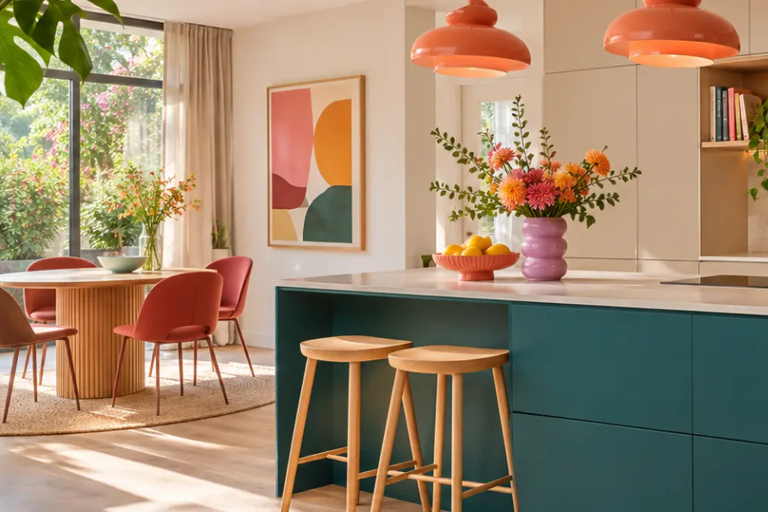
#> input picture module/assets/images/feeling-playful-colorful.webp, 1536 x 1024 px (shown at 1/2 size); its folder holds 3 pictures in this run
$ python build-tile-images.py
#> lines starting #> are read from the running program, lines starting #| are printed output that depends on the picture
"""Erzeugt kleine Kachelvarianten der Stilfinder-Antwortbilder.

Die Antwortkarten zeigen Bilder höchstens ca. 320 px breit (Retina: 640 px).
Die Originale (1536 x 1024) bleiben für Ergebnisbild und Neuberechnung liegen.

Aufruf: python bin/build-tile-images.py
"""
from pathlib import Path

from PIL import Image

ROOT = Path(__file__).resolve().parent.parent / 'module' / 'assets' / 'images'
TARGET = ROOT / 'tiles'
PREFIXES = (
    'feeling-', 'form-', 'palette-', 'material-', 'handle-', 'room-', 'shape-',
    'household-', 'appliance-', 'lighting-', 'timeframe-',
)
WIDTH = 640
QUALITY = 72

TARGET.mkdir(exist_ok=True)
for source in sorted(ROOT.glob('*.webp')):
    if not source.name.startswith(PREFIXES):
        continue
    with Image.open(source) as image:
#> image is the input picture: PIL image 1536x1024 RGB; mean R, G, B 156.5, 133.4, 107.1
        image = image.convert('RGB')
        height = round(image.height * WIDTH / image.width)
#> height = 427
        tile = image.resize((WIDTH, height), Image.LANCZOS)
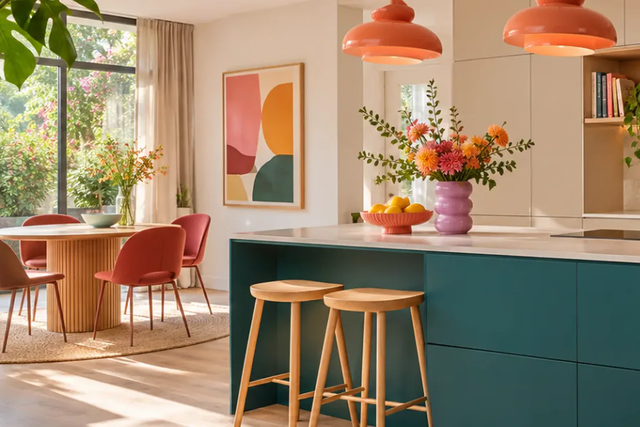
#> tile: PIL image 640x427 RGB; mean R, G, B 156.5, 133.4, 107.1
        destination = TARGET / source.name
        tile.save(destination, 'WEBP', quality=QUALITY, method=6)
        print(f'{source.name}: {source.stat().st_size // 1024} KB -> {destination.stat().st_size // 1024} KB')
#> pass 2 of the loop `for source in sorted(ROOT.glob('*.webp')):`:
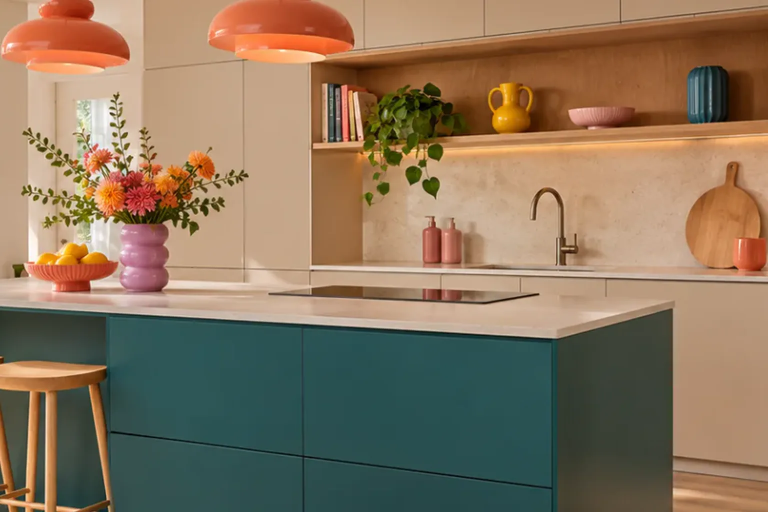
#> input picture module/assets/images/palette-colorful-bold.webp, 1536 x 1024 px (shown at 1/2 size)
#> image is the input picture: PIL image 1536x1024 RGB; mean R, G, B 138.3, 117.5, 93.1
#> `tile = image.resize((WIDTH, height), Image.LANCZOS)`:
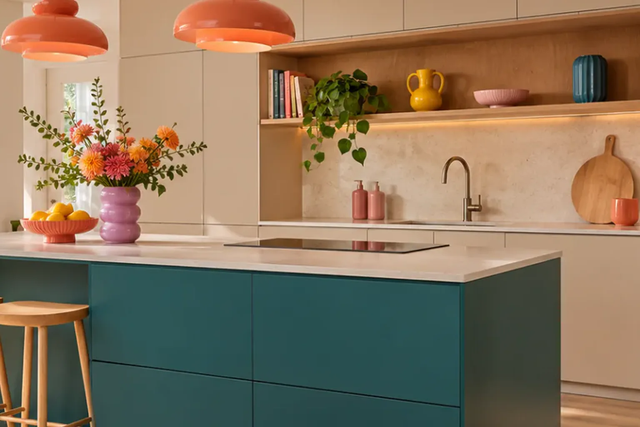
#> tile: PIL image 640x427 RGB; mean R, G, B 138.3, 117.5, 93.1
